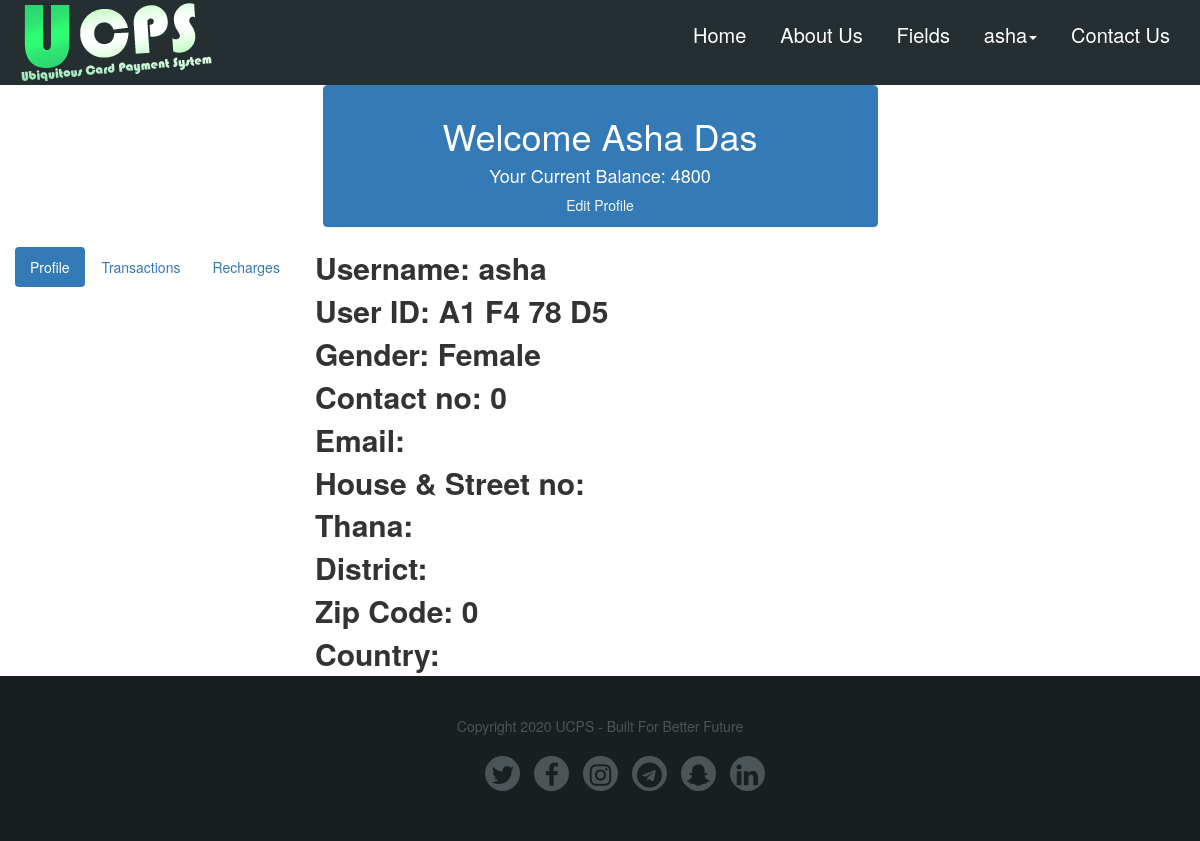
Screenshot of /Webpage/user_profile.php (signed in) with the database file from the repository.
### tables this page shows
CREATE TABLE `customers` (
  `u_sl` varchar(10) NOT NULL,
  `u_id` varchar(11) NOT NULL,
  `name` varchar(50) NOT NULL,
  `Balance` int(10) NOT NULL,
  `username` varchar(50) NOT NULL,
  `password` varchar(50) NOT NULL,
  `contact_no` varchar(15) NOT NULL,
  `email` varchar(30) NOT NULL,
  `gender` varchar(8) NOT NULL,
  `hNs_no` varchar(200) NOT NULL,
  `thana` varchar(20) NOT NULL,
  `district` varchar(20) NOT NULL,
  `zip_code` int(5) NOT NULL,
  `country` varchar(20) NOT NULL
);

### Webpage/user_profile.php (the view, shortened to what this page needs)
<?php
include 'connection.php';
$username = $_SESSION["username"];
$resultu = "SELECT * FROM customers U where U.username = '".$username."' ";
$resultu = mysqli_query($conn, $resultu);
?>
<!DOCTYPE html>
<html lang="en">
<head>
    <link rel="stylesheet" href="https://maxcdn.bootstrapcdn.com/bootstrap/3.3.7/css/bootstrap.min.css">
    <link href="https://maxcdn.bootstrapcdn.com/font-awesome/4.7.0/css/font-awesome.min.css" rel="stylesheet">
    <link rel="stylesheet" href="css/profilePageStyle.css">
</head>
<body>
    <?php include 'Header.php'; ?>
    <?php  $resu = mysqli_fetch_array($resultu); ?>
    <div class="container" id="top">
        <div class="row">
            <div class="col-xs-12 col-sm-3 col-md-3 col-lg-3"></div>
            <div class="col-xs-12 col-sm-6 col-md-6 col-lg-6">
                <div class="panel panel-primary">
                    <div class="panel-heading">
                        <center>
                            <h1>Welcome <?php echo $resu['name'];?>
                            </h1>
                            <h4>Your Current Balance: <?php echo $resu['Balance'];?></h4> <a href="edit_profile.php">Edit Profile</a>
                        </center>
                    </div>
                </div>
            </div>
            <div class="col-xs-12 col-sm-3 col-md-3 col-lg-3"></div>
        </div>
    </div>
    <div class="container-fluid" id="tab">
        <div class="row">
            <nav class="col-xs-12 col-sm-4 col-md-3 col-lg-3">
                <ul class="nav nav-pills flex-column">
                    <li class="active"><a data-toggle="tab" href="#Profile">Profile</a></li>
                    <li><a data-toggle="tab" href="#Transactions">Transactions</a></li>
                    <li><a data-toggle="tab" href="#Recharges">Recharges</a></li>
                </ul>
            </nav>
            <div class="col-xs-12 col-sm-8 col-md-8 col-lg-8">
                <div class="tab-content">
                    <div id="Profile" class="tab-pane fade in active">
                        <strong>Username: <?php echo $resu['username']; ?></strong>
                        <strong>User ID:  <?php echo $resu['u_id']; ?>    </strong>
                        <strong>Gender:  <?php echo $resu['gender']; ?>    </strong>
                        <strong>Contact no: <?php echo $resu['contact_no']; ?></strong>
                        <strong>Email: <?php echo $resu['email'];?></strong>
                        <strong>House & Street no: <?php echo $resu['hNs_no']; ?></strong>
                        <strong>Thana: <?php echo $resu['thana']; ?></strong>
                        <strong>District: <?php echo $resu['district'];?></strong>
                        <strong>Zip Code: <?php echo $resu['zip_code'];?></strong>
                        <strong>Country: <?php echo $resu['country'];?></strong>
                    </div>
                </div>
            </div>
            <div class="col-xs-12 col-sm-0 col-md-1 col-lg-1"></div>
        </div>
    </div>
    <?php include 'Footer.php'; ?>
</body>
</html>

### Webpage/css/profilePageStyle.css (style rules this page uses)
body { position: relative; }
body h1 { text-align: center; }
ul.nav-pills { // top: 20px; position: fixed; }
div center a { color: aliceblue; }
strong { display: block; font-size: 30px; }
* { box-sizing: border-box }

### rows the page displays
customers: name "Asha Das", Balance "4800", username "asha", u_id "A1 F4 78 D5", gender "Female", contact_no "0", zip_code "0"

### other values shown
$_SESSION["username"] "asha"
